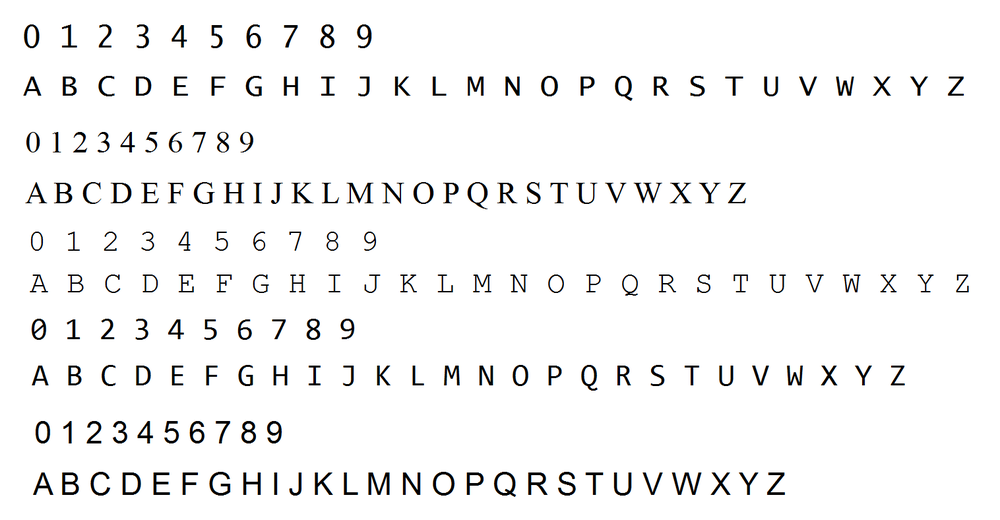
#> input picture doc2speech/OpenCV_3_KNN_Character_Recognition_Python/training_chars.png, 1000 x 520 px, shrunk from 1516 x 788 before the run
$ python -i ocr.py   (imports and definitions only)
#> lines starting #> are read from the running program, lines starting #| are printed output that depends on the picture; after the words box and inside, x2 and y2 are one past the last pixel; in counts of white or black regions, pixels touching at a corner belong together
### doc2speech/utilities.py
import cv2
import numpy as np


# Function to apply thresholding to given Image
def getThresholded(img, smooth_it=True):

    # Reducing image to grayscale
    img = cv2.cvtColor(img, cv2.COLOR_BGR2GRAY)

    # Application of smoothening
    if smooth_it == True:
        kernel = np.ones((8, 8), np.float32) / 64
        smooth = cv2.filter2D(img, -1, kernel)
        # cv2.imwrite(new_path + "smoothened.png", smooth)
        img = smooth

    # Application of Otsu Thresholding
    _, threshed = cv2.threshold(img, 200, 255, cv2.THRESH_BINARY)
    # cv2.imwrite(new_path + 'thresholded.png', threshed)
    return threshed


# Function to apply morphological closing
# [11 lines left out: function getClosed, not called in this run]


# Function to apply morphological opening
def getOpened(img, iterations=1, kernel_size=3):
    # Generation of a 2D kernal of given kernel size
    kernel = np.ones((kernel_size, kernel_size), np.uint8)
    k = iterations
    opened = img
    while k != 0:
        opened = cv2.morphologyEx(opened, cv2.MORPH_OPEN, kernel)
        k -= 1
    # cv2.imwrite(new_path + "opened.png", opened)
    return opened


# Function to apply morphological erosion/dilation
def getMorph(img, iterations=1, kernel_size=3, erode_it=False):
    # Generation of a 2D kernal of given kernel size
    kernel = np.ones((kernel_size, kernel_size), np.uint8)
    if erode_it == True:
        eroded = cv2.erode(img, kernel, iterations=iterations)
        # cv2.imwrite(new_path + 'eroded.png', eroded)
        return eroded
    else:
        dilated = cv2.dilate(img, kernel, iterations=iterations)
        # cv2.imwrite(new_path + "dilated.png", dilated)
        return dilated


# Function to show multiple images
# [15 lines left out: functions img_show, horizontal_dilation, not called in this run]

### doc2speech/ocr.py
from os.path import join, exists
from pytesseract import *
from os import makedirs
from . import utilities
from PIL import Image
import numpy as np
import pytesseract
import cv2


# Function to apply edge detection
def edgeDetection(img, output_path):

	# Application of thresholding on given image
	thresholded = utilities.getThresholded(img, smooth_it = True)

	# Application of morphological opening
	opened      = utilities.getOpened(thresholded,
	                                  iterations  = 1,
	                                  kernel_size = 3)

	# Application of canny edge detection on thresholded image
	edges       = cv2.Canny(opened, 100, 200)

	# cv2.imwrite(join(output_path, 'canny.png'), edges)

	return edges


# Function to get blocks out of image document
def getBlocks(image_path, output_path):

#> called with output_path = 'out.png'
	img = cv2.imread(image_path)
#> img is the input picture: shape (520, 1000, 3); mean B, G, R 245.1, 245.1, 245.1

	##############################DEFINING CONTOURS####################################
	edges = edgeDetection(img, output_path)
#> in getThresholded, `smooth = cv2.filter2D(img, -1, kernel)`:
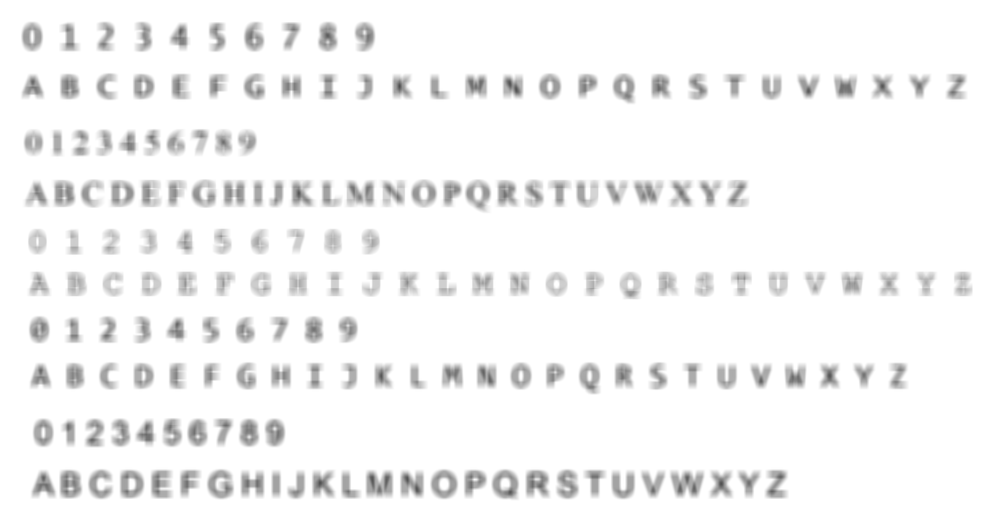
#> smooth: shape (520, 1000); min 78, max 255, mean 245.1
#> in getThresholded, `_, threshed = cv2.threshold(img, 200, 255, cv2.THRESH_BINARY)`:
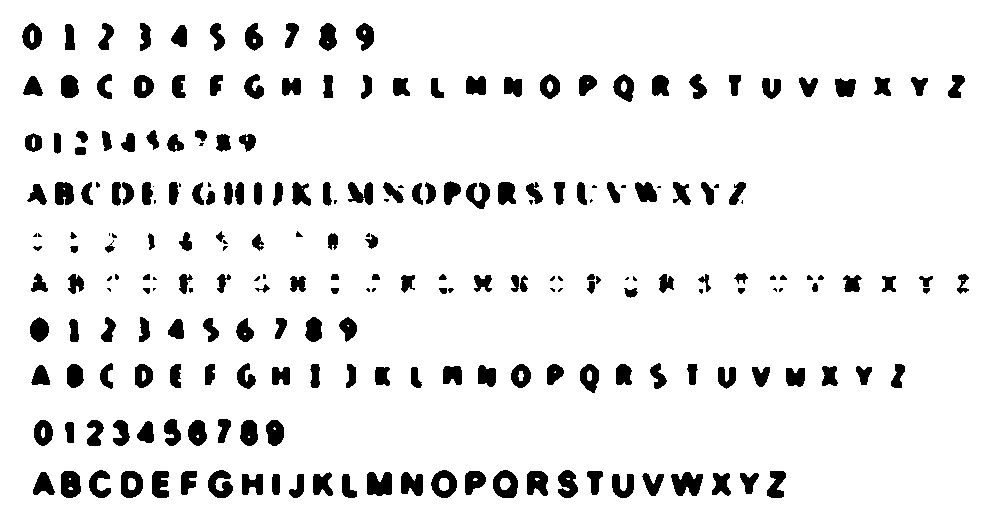
#> threshed: shape (520, 1000); 91.7% white; 239 black regions (43 under 20 px), largest, box (x1, y1, x2, y2) and area: (671, 472, 703, 496) 523, (367, 472, 392, 496) 505, (493, 470, 518, 498) 463
#> the loop in getOpened, `while k != 0:` made 1 pass
#> pass 1, in getOpened, `opened = cv2.morphologyEx(opened, cv2.MORPH_OPEN, kernel)`:
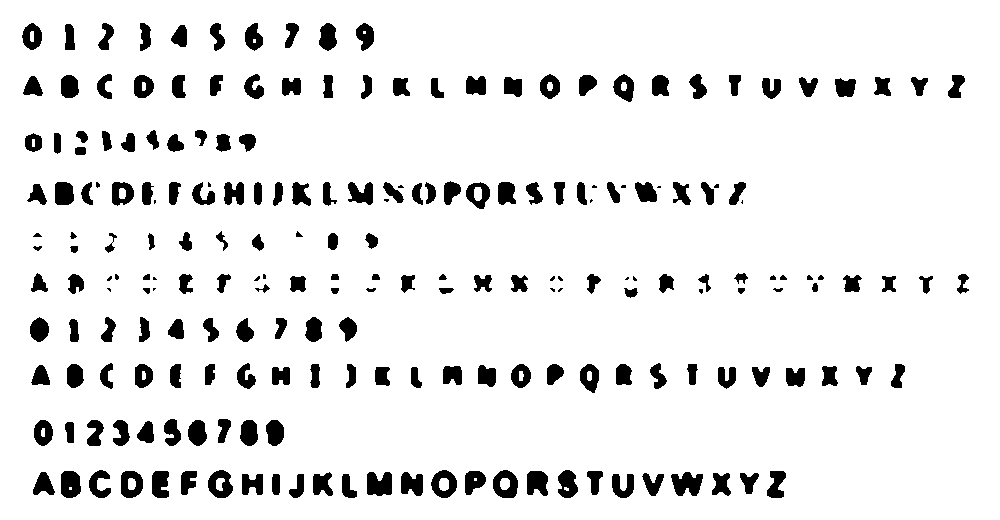
#> opened: shape (520, 1000); 91.6% white; 216 black regions (25 under 20 px), largest, box (x1, y1, x2, y2) and area: (671, 472, 703, 496) 528, (367, 472, 392, 496) 507, (493, 470, 518, 498) 465
#> after the loop in getOpened, `while k != 0:`: k = 0
#> in edgeDetection, `edges       = cv2.Canny(opened, 100, 200)`:
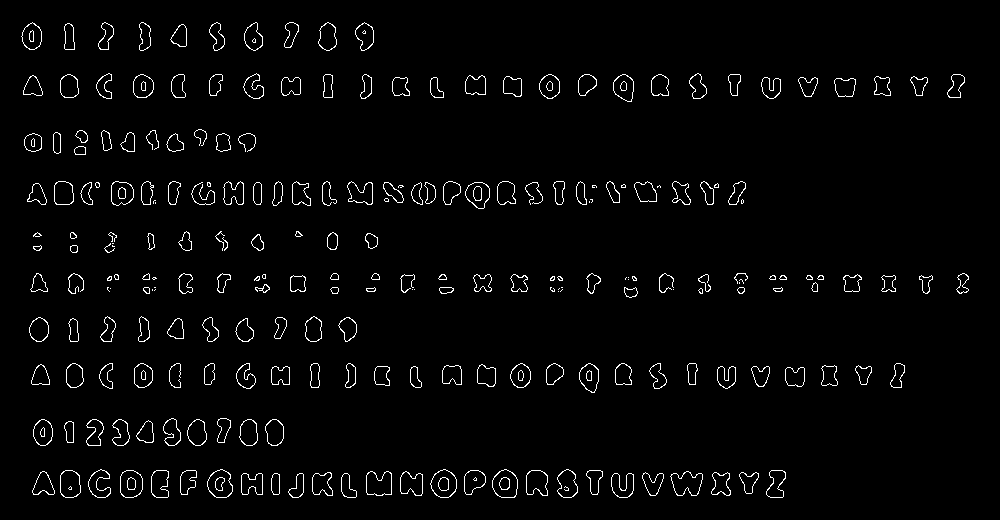
#> edges: shape (520, 1000); 2.5% white in thin lines or dots, all inside (x1, y1, x2, y2) = (21, 22, 969, 498)

	# Application of morphological dilation
	conditioned = utilities.getMorph(img = edges, iterations = 5,
	                       kernel_size = 7, erode_it = False)
#> in getMorph, `dilated = cv2.dilate(img, kernel, iterations=iterations)`:
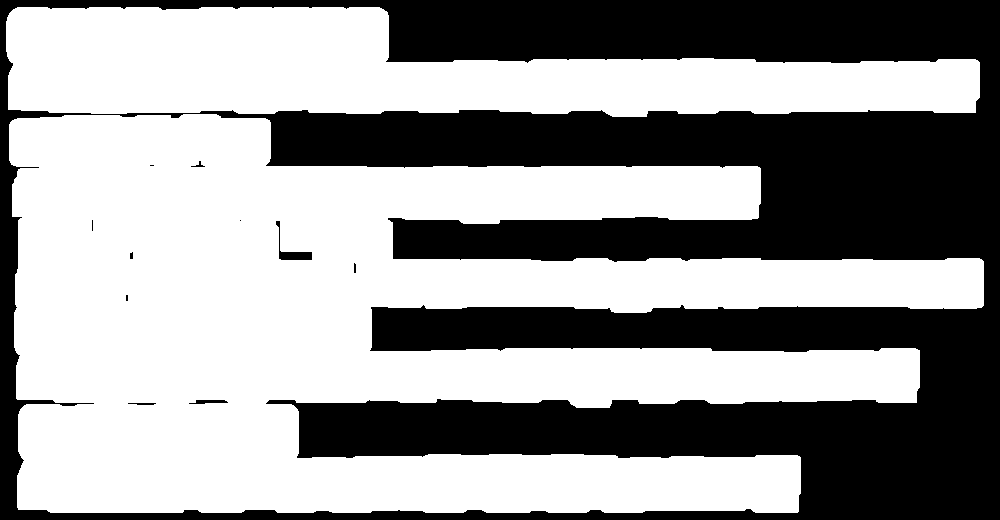
#> dilated: shape (520, 1000); 58.9% white; 11 black regions (6 under 20 px)

	final = conditioned.copy()

	# Generation of contours
	contours, a = cv2.findContours(final,
	                                    cv2.RETR_EXTERNAL,
	                                    cv2.CHAIN_APPROX_SIMPLE)
#> contours = 2 contours; box (x1, y1, x2, y2) and area: (9, 114, 984, 513) 233424, (6, 7, 980, 117) 69678; a = [[1, -1, -1, -1], [-1, 0, -1, -1]]

	# print("No of text blocks detected are blocks :" + str(len(contours)))

	# Iterating over all mapped contours
	for idx, npaContour in enumerate(contours):
		[intX, intY, intW, intH] = cv2.boundingRect(npaContour)

		# Creating a bounding rectangle for a given contour
		img = cv2.rectangle(img, (intX, intY),
		              (intX+intW,intY+intH), (0, 0, 255), 1)

		# Capturing region of interest
		imgROI = np.asarray(img[intY:intY + intH, intX:intX + intW])

		if not exists(join(output_path, 'block' + str(idx + 1))):
			makedirs(join(output_path, 'block' + str(idx + 1)))

		cv2.imwrite(join(output_path ,'block' + str(idx + 1),'block.png'), imgROI)
#> this loop made 2 passes
#> (intX, intY, intW, intH) on passes 1 to 2: (9, 114, 975, 399), (6, 7, 974, 110)
#> pass 1, in getBlocks, `imgROI = np.asarray(img[intY:intY + intH, intX:intX + intW])`:
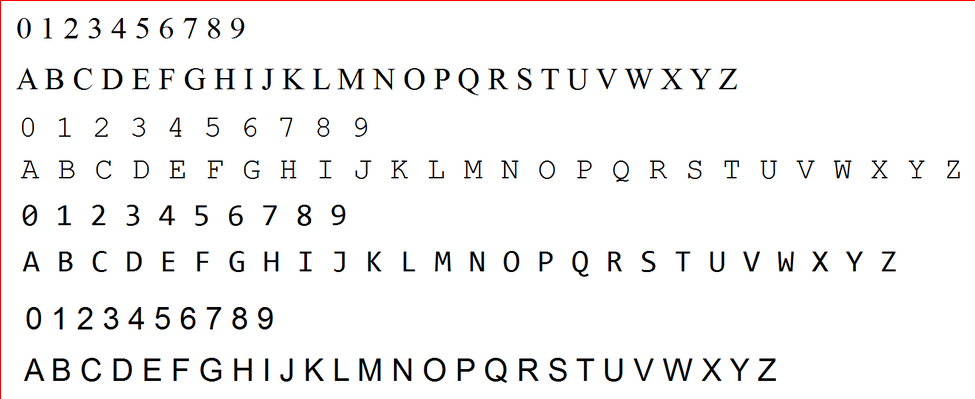
#> imgROI: shape (399, 975, 3); mean B, G, R 243.6, 243.6, 244.5
#> pass 2, in getBlocks, `imgROI = np.asarray(img[intY:intY + intH, intX:intX + intW])`:
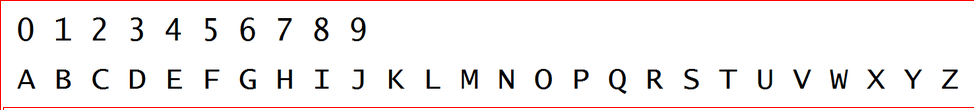
#> imgROI: shape (110, 974, 3); mean B, G, R 239.9, 240, 244.8

	###################################################################################
	# print('------- Blocks Extracted -------\n\n')
	return len(contours)


# Function to extracts lines out of given block
# [75 lines left out: functions getLines, performRecognition, not called in this run]

>>> result = getBlocks('OpenCV_3_KNN_Character_Recognition_Python/training_chars.png', 'out.png')
#> result = 2
